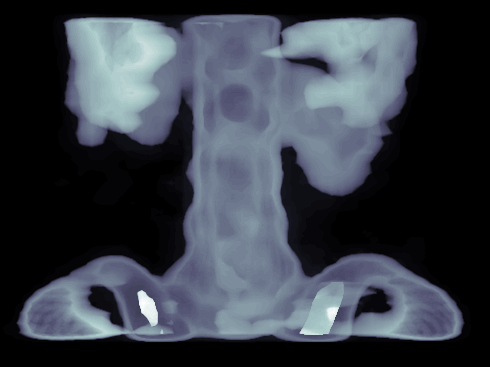
%> input picture Prácticas/Práctica 2/Ejercicios/spine.tif, 490 x 367 px
$ octave Ejercicio_5a1.m   (GNU Octave 9; MATLAB toolbox functions it lacks are replaced by stand-ins)
%> lines starting %> are read from the running program, lines starting %| are printed output that depends on the picture
I = imread('spine.tif');
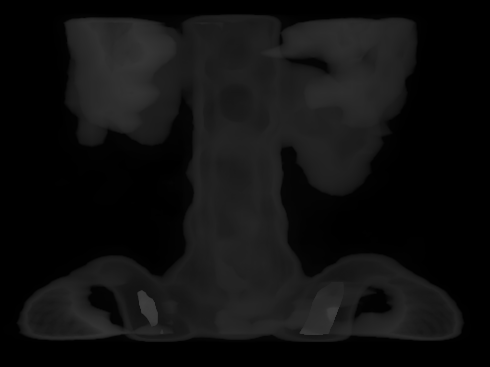
%> I: size 367x490 uint8; min 0, max 63, mean 15.7

imshow(I);

I1 = im2double(I);
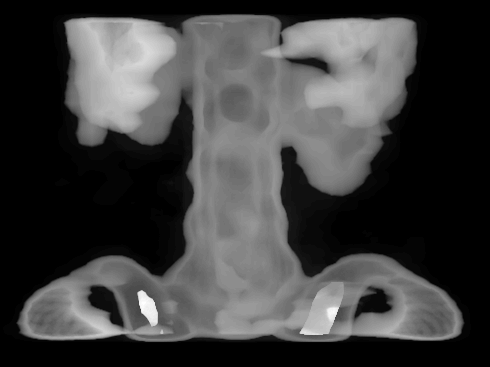
%> I1: size 367x490 double; min 0, max 0.247, mean 0.0617; drawn with min black and max white
I2 = I1;

for n = 1:490
    for m = 1:367
        I2(m,n) = I1(m,n)*255/63;

        if I2(m,n) > 1
            I2(m,n) = 1;
        end
    end
end

figure, imshow(I2), imhist(I2)
%> after `imhist(I2)`:
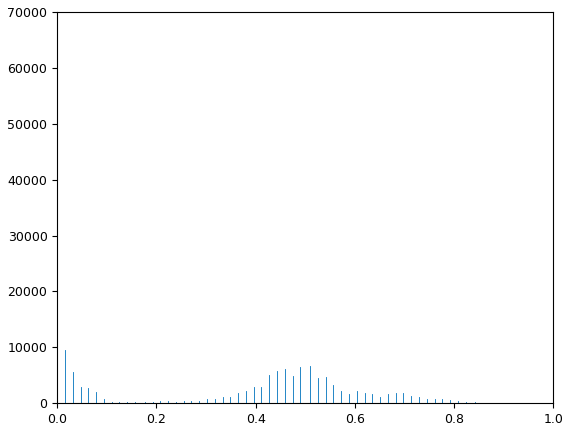
%> figure redrawn from the program's plot data; highest point at x = 0, y = 69426
